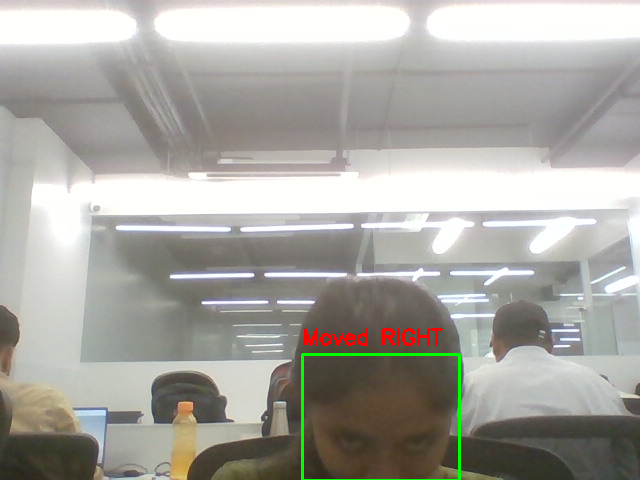
#> input picture pdf_secure/saved_img/RIGHT_456217084164200.png, 640 x 480 px, given in place of the camera
$ python face_detect.py
#> lines starting #> are read from the running program, lines starting #| are printed output that depends on the picture
import cv2
import numpy as np
import os

video = cv2.VideoCapture(0)
facedetect = cv2.CascadeClassifier(cv2.data.haarcascades + "haarcascade_frontalface_default.xml")

save_path = 'saved_faces'
os.makedirs(save_path, exist_ok=True)

i = 0

while True:
    ret, frame = video.read()
#> frame is the input picture: shape (480, 640, 3); mean B, G, R 161.3, 167.2, 168.7
    if not ret:
        print("Failed to grab frame")
        break

    gray = cv2.cvtColor(frame, cv2.COLOR_BGR2GRAY)
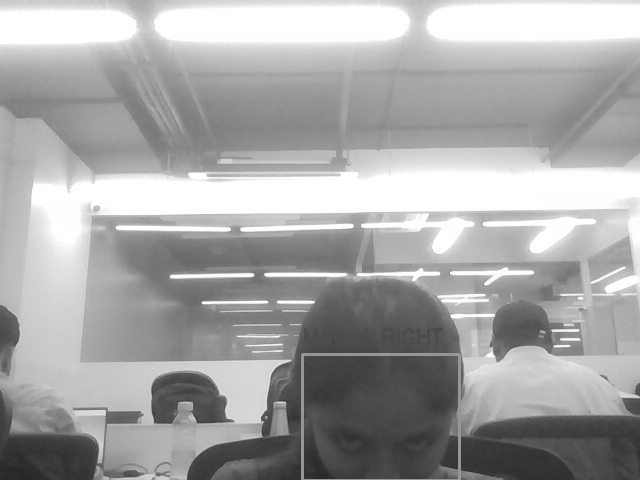
#> gray: shape (480, 640); min 37, max 255, mean 166.9
    faces = facedetect.detectMultiScale(gray, 1.3, 5)
#> faces = ()

    face_imgs = []
    for (x, y, w, h) in faces:
        crop_img = frame[y:y+h, x:x+w, :]
        if crop_img.size > 0:
            resized_img = cv2.resize(crop_img, (150, 150))
            face_imgs.append(resized_img)
            cv2.rectangle(frame, (x, y), (x+w, y+h), (50, 50, 255), 2)
#> this loop made 0 passes
#> after the loop, face_imgs = []

    if face_imgs:
        # Put all detected faces in one row (side by side)
        combined = np.hstack(face_imgs)

        # Save combined image once per frame
        filename = os.path.join(save_path, f'faces_{i}.jpg')
        cv2.imwrite(filename, combined)
        print(f"Saved: {filename}")
        i += 1

        # Show combined faces in separate window (optional)
        cv2.imshow("Detected Faces", combined)

    cv2.imshow("Frame", frame)

    k = cv2.waitKey(1)
#> (key q is pressed here)
    if k == ord('q'):
        break

video.release()
cv2.destroyAllWindows()

$ run again, on pdf_secure/saved_img/moved_451446831253400.png
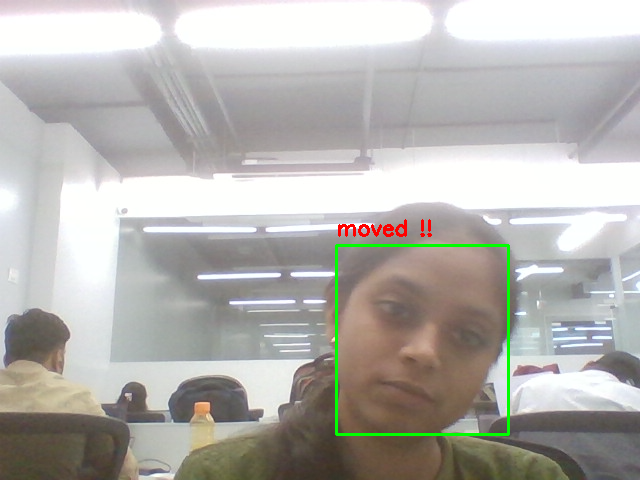
#> input picture pdf_secure/saved_img/moved_451446831253400.png, 640 x 480 px, given in place of the camera
#> frame is the input picture: shape (480, 640, 3); mean B, G, R 174.3, 178.3, 180.4
#> `gray = cv2.cvtColor(frame, cv2.COLOR_BGR2GRAY)`:
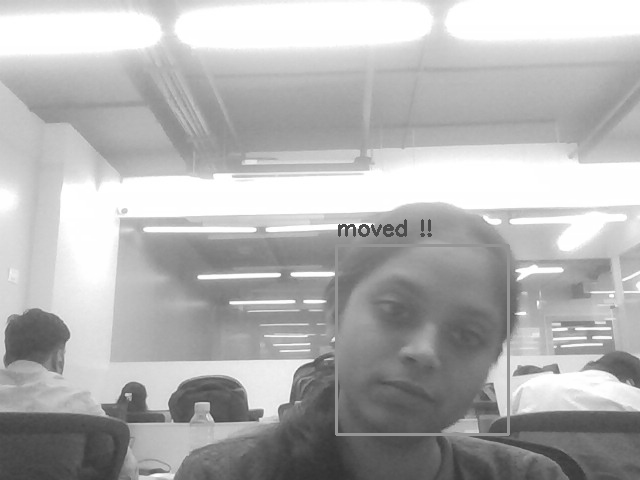
#> gray: shape (480, 640); min 50, max 255, mean 178.4
#> faces = ()
#> after the loop `for (x, y, w, h) in faces:`: face_imgs = []
